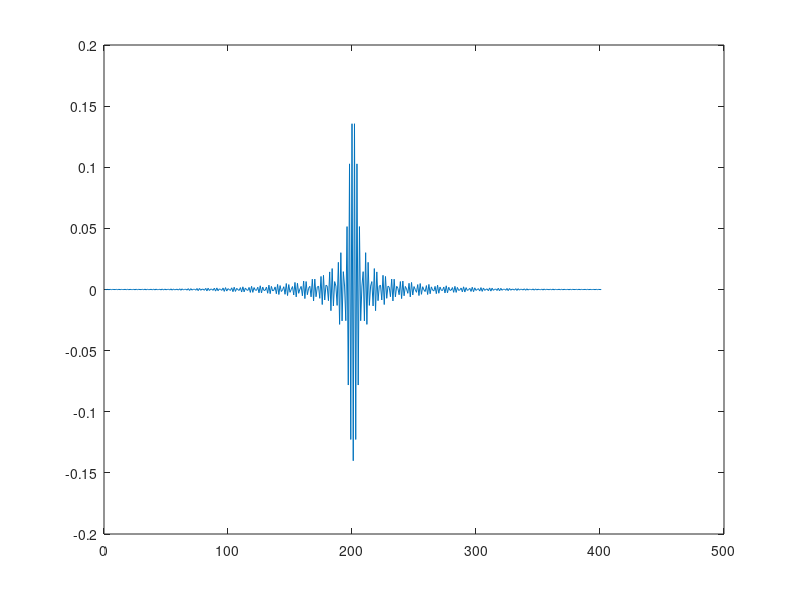
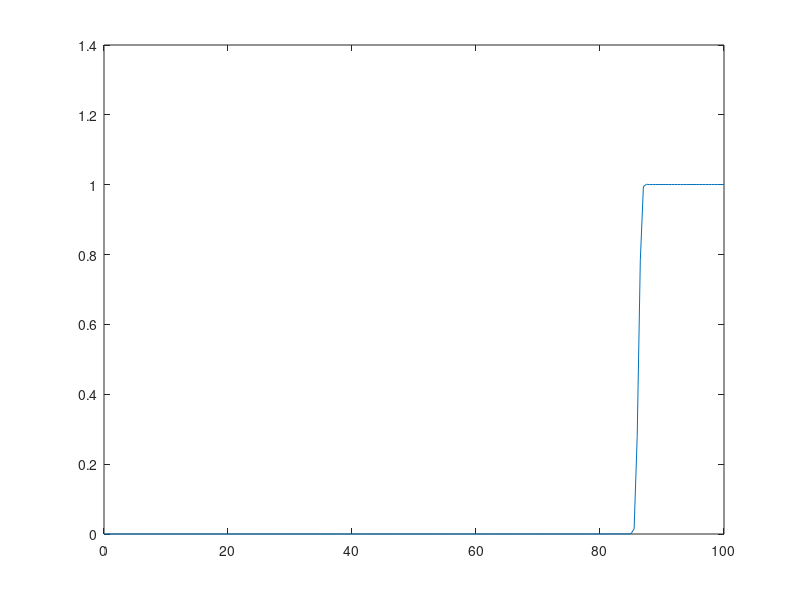
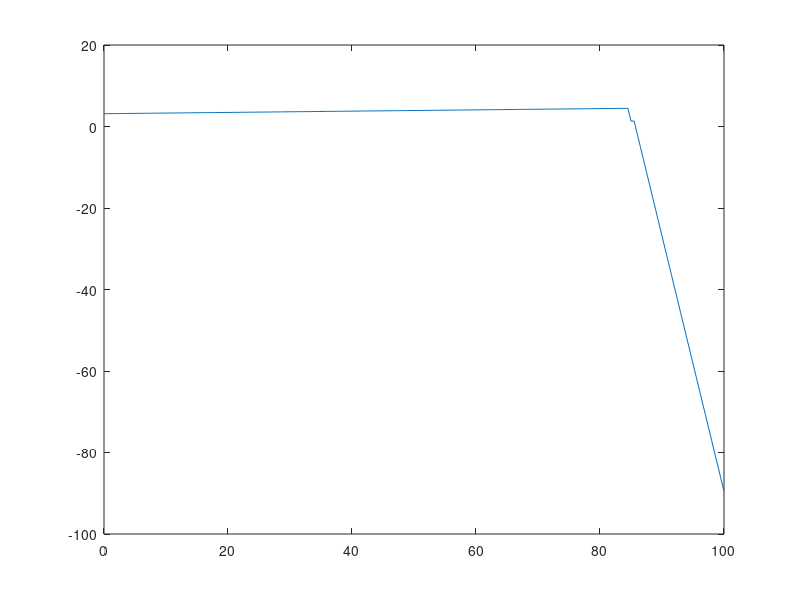

Write the MATLAB code that produced these figures, in order.
%=============================================================%
%====================== Configuration ========================%
%=============================================================%

fs = 200; % 100 Hz

fc = 14; % 14 Hz
BW = 2; % 2 Hz

f_test = 40; % Frequency of the test input
test_duration = 10; % Duration of the test signal [s]
                    % Cannot be shorter than kernel's duration

% false - lowpass; true - highpass
spectral_inverse = false;
spectral_reverse = true;

% impulse response printing
h_print = true;

% FFT printing
FFT_mag_print = true;
FFT_ang_print = true;

%=============================================================%
%====================== Initialization =======================%
%=============================================================%

% Scale filter parameters
fc = fc / fs;
BW = BW / fs;

% Compute kernel's length
M = floor(4 / BW);
if rem(M, 2) ~= 0
   M = M + 1; 
end

% Initialize kernel with a K parameter equal to 1
n = 0 : M;
h = sin(2*pi*fc*(n-M/2)) ./ ...
    (n-M/2) .*...
    hamming(M + 1)';
h(M/2 + 1) = 2 * pi * fc;

% Tune K parameter
h = h / sum(h);

if spectral_inverse
    h = -h;
    h(M/2 + 1) = h(M/2 + 1) + 1;
end

if spectral_reverse
    for k = 1:2:M+1
        h(k) = -h(k);
    end
end


%=============================================================%
%============================= Test ==========================%
%=============================================================%

t = 0 : 1/fs : test_duration;
test_signal = cos(2*pi*f_test*t);
output = conv(h, test_signal);
output = output(M + 1 : end - (M + 1));


%=============================================================%
%=========================== Plotting ========================%
%=============================================================%

if h_print
    figure
    plot(h) 
end


if FFT_mag_print
    figure
    X = abs(fft(h));
    plot(0 : fs/2/(M/2) : fs/2, X(1:M/2+1))
end

if FFT_ang_print
    figure
    X = unwrap(angle(fft(h)));
    plot(0 : fs/2/(M/2) : fs/2, X(1:M/2+1))    
end


%=============================================================%
%========================== Cleaning =========================%
%=============================================================%

clearvars -except h output